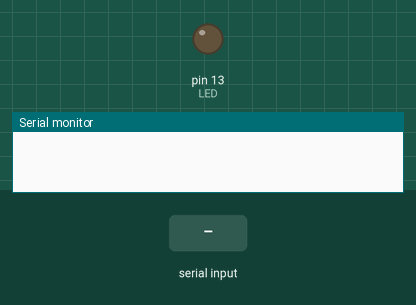
Recording of a sketch running on a simulated Arduino Uno, built with avr-gcc and run on an emulated ATmega328P. Parts: output pins drawn as LEDs (lit = HIGH), the last lines printed to the serial monitor. The test bench sets the inputs (shaded band).

Above: at 1.2 s.
1.3 s: "abc" received over Serial
At 2.1 s:
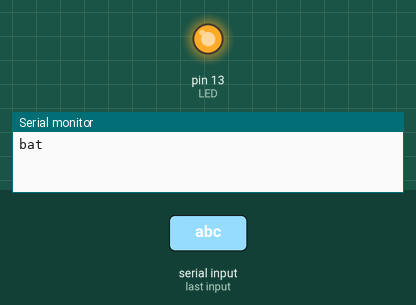
2.8 s: "xyz" received over Serial
At 3.2 s:
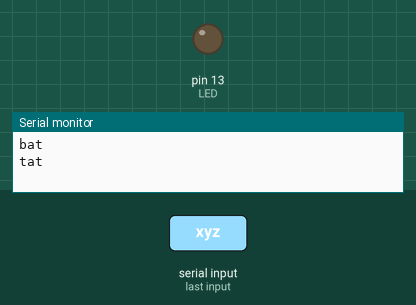
Timing chart, 0 to 5.8 s (numbered marks = the images above; inputs shaded):
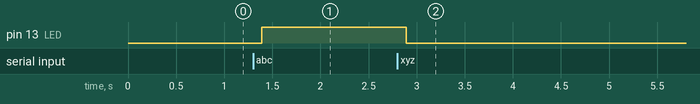

Measured:
- after the input at 1.3 s, pin 13 (LED): LOW → HIGH after 0.09 s
- after the input at 2.8 s, pin 13 (LED): HIGH → LOW after 0.09 s

The sketch:

Test_serial.ino
```cpp
const int LED = 13; //Sử dụng chân 13 trên board để điều khiển đèn LED
char temp_data;
String record_data="";
void setup()
{
  pinMode(LED, OUTPUT);
  digitalWrite(LED,LOW); // Ban đầu cho đèn LED tắt
  Serial.begin(9600); // Khai báo sử dụng Serial với tốc độ baud = 9600
}
void loop()
{
  while (Serial.available() > 0)
  {
      delay(30);
      char temp_data = Serial.read(); //Đọc từng kí tự
      // Kiểm tra khi kết thúc câu lệnh
      if (temp_data == '#') {break;}
      record_data = record_data + temp_data;
  }
  if (record_data.length() > 0)
  {
      if (record_data == "abc"){
          digitalWrite(LED,HIGH);
          Serial.println("bat");
      }
      else if (record_data == "xyz"){
          Serial.println("tat");
          digitalWrite(LED,LOW);
      }
      record_data = "";
  }
}
```
